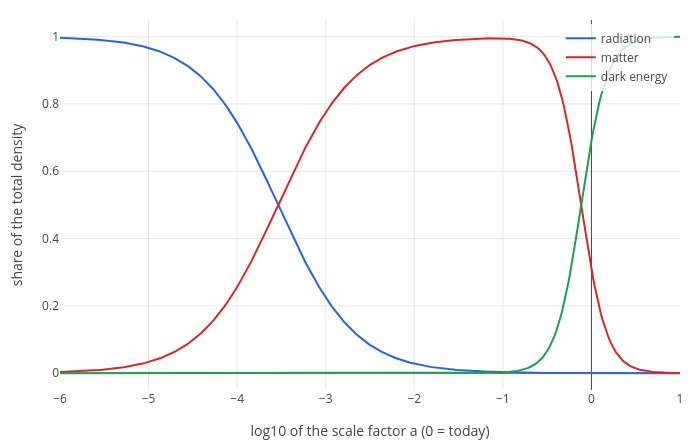

This figure's notebook cell:
### Markdown cell above
* density: $8\pi G\rho = 3H^2$, **constant**: this stuff does not thin out at all as space grows.
* pressure: $8\pi G\,p = G_{xx}/g_{xx} = -3H^2$, so $p = -\rho$: a **negative pressure**.

This is Einstein's cosmological constant $\Lambda$ (part 3), today called **dark energy**: an energy of empty space
itself. Because it doesn't dilute while matter does, it eventually wins, and then the expansion speeds up
exponentially.

So far: radiation $\rho \propto a^{-4}$, matter $\rho \propto a^{-3}$, dark energy $\rho$ = constant.

## 5. Our universe

### Critical density and the Omegas

The Friedmann equation today reads $H_0^2 = \tfrac{8\pi G}{3}\rho_0$. The density that makes this true, $\rho_c = 3H_0^2/(8\pi G)$,
is the **critical density** (about five hydrogen atoms per cubic metre). Cosmologists give each ingredient as a
fraction of it, $\Omega = \rho_\text{today}/\rho_c$. The measured values [3]:

* $\Omega_m = 0.31$, **matter**. Only about $0.05$ of it is ordinary matter (atoms); the rest, about $0.26$, is
  **dark matter**: matter we detect only by its gravity (more below).
* $\Omega_\Lambda = 0.69$, dark energy.
* $\Omega_r \approx 9\times10^{-5}$, radiation (the cosmic microwave background and neutrinos).

They add up to 1, which is what makes space flat. Each ingredient dilutes in its own way, so at scale factor $a$ the
total density is $\rho_c\,(\Omega_r/a^4 + \Omega_m/a^3 + \Omega_\Lambda)$. Put that into the Friedmann equation and divide
by $H_0^2 = \tfrac{8\pi G}{3}\rho_c$:

$$H = H_0\sqrt{\frac{\Omega_r}{a^4} + \frac{\Omega_m}{a^3} + \Omega_\Lambda}, \qquad \dot a = aH = H_0\, a\,\sqrt{\frac{\Omega_r}{a^4} + \frac{\Omega_m}{a^3} + \Omega_\Lambda}$$

This one equation is the whole history of the expansion.

### Who dominates when

Each term matters at a different time. Here is the share of each ingredient in the total density, as a function of
$\log_{10} a$ (so $-3$ means $a = 1/1000$, and $0$ is today):

### Code cell
total = 9e-5/a^4 + 0.31/a^3 + 0.69;
fr = subs(9e-5/a^4/total, a, 10^L);
fm = subs(0.31/a^3/total, a, 10^L);
fl = subs(0.69/total, a, 10^L);
shares = legend(show(plot(fr, L, -6, 1), plot(fm, L, -6, 1), plot(fl, L, -6, 1)), "radiation", "matter", "dark energy");
labels(shares, "log10 of the scale factor a (0 = today)", "share of the total density")

### Figure 1 — Plotly figure (JSON) as saved in the notebook; plotly's stock layout.template omitted (floating-point values rounded to 4 significant figures; data arrays with more than 128 entries replaced by an {"elided": "..."} marker saying what was removed)
{"data": [{"line": {"color": "#2563eb", "width": 2}, "mode": "lines", "name": "radiation", "type": "scatter", "x": {"elided": "402 float values"}, "y": {"elided": "402 float values"}}, {"line": {"color": "#dc2626", "width": 2}, "mode": "lines", "name": "matter", "type": "scatter", "x": {"elided": "402 float values"}, "y": {"elided": "402 float values"}}, {"line": {"color": "#16a34a", "width": 2}, "mode": "lines", "name": "dark energy", "type": "scatter", "x": {"elided": "402 float values"}, "y": {"elided": "402 float values"}}], "layout": {"height": 440, "legend": {"bgcolor": "rgba(255,255,255,0.8)", "x": 0.99, "xanchor": "right", "y": 0.99, "yanchor": "top"}, "margin": {"b": 50, "l": 60, "r": 20, "t": 20}, "showlegend": true, "title": {"text": ""}, "width": 700, "xaxis": {"title": {"text": "log10 of the scale factor a (0 = today)"}, "zeroline": true}, "yaxis": {"range": [-0.04998, 1.05], "title": {"text": "share of the total density"}, "zeroline": true}}}
